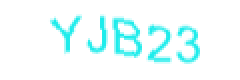
#> input picture WorkplaceAttendanceAnalytics/captchaIMG/captcha_img2.png, 120 x 40 px, found by its file name (shown 2 times larger)
$ python practice.py
#> lines starting #> are read from the running program, lines starting #| are printed output that depends on the picture; after the words box and inside, x2 and y2 are one past the last pixel; in counts of white or black regions, pixels touching at a corner belong together
### WorkplaceAttendanceAnalytics/utilities/get_text_from_image.py
import pytesseract
from PIL import Image


def extract_text(image_path):
    image = Image.open(image_path)

    # Use Tesseract OCR to extract text from the image
    text = pytesseract.image_to_string(image)
    return text

### WorkplaceAttendanceAnalytics/attendanceScript/practice.py
# import time
#
# from selenium.webdriver.common.by import By
#
# from pageobject.login_page import LoginPage
# from utilities import get_driver
#
# base_url = "https://app.keka.com/Account/Login"
# email = "schandra@msystechnologies.com"
# password = "SjcKekaCgs@999"
# driver = get_driver.get_web_driver()
# captchaIMG_path = "D:\\PythonProject\\AttendenceEntry\\captchaIMG"
#
# captcha_element_xpath = "//img[@id='imgCaptcha']"
#
# lp = LoginPage(driver)
# lp.setup(base_url)
# lp.enter_email(email)
# lp.click_on_submit_button()
# lp.click_on_keka_password_button()
# lp.enter_password(password)
# time.sleep(5)
# lp.click_on_login_button()
# lp.click_on_email()
# lp.click_on_login_submit_button()
#
# captcha_element = driver.find_element(By.XPATH, captcha_element_xpath)
# captcha_element.screenshot(captchaIMG_path+"\\captcha_img6.png")
#
#
# time.sleep(15)
#
#
# import pytesseract
# from PIL import Image, ImageFilter
#
#
# # Open the image file
# image_path = "D:\\Documents\\Captcha\\capcha.jpeg"
# image = Image.open(image_path)
#
# smooth_image = image.filter(ImageFilter.SMOOTH)
# smooth_image.save(image_path)
# resize = image.resize((100, 100))
# resize.save("D:\\PYTHON AUTOMATION PROJECT\\pythonProject\\AttendenceEntry\\captchaIMG\\captcha_img1.png")
#
# # Use Tesseract OCR to extract text from the image
# text = pytesseract.image_to_string(image)
#
# # Print the extracted text
# print(text)
#
#
# ## mail ##
# #
# import imaplib
# import email
# import re
#
# def get_otp(body):
#     # Define the pattern to search for OTP
#     pattern = r'OTP: (\d{6})'
#
#     # Search for the pattern in the body
#     match = re.search(pattern, body)
#
#     # Check if a match is found
#     if match:
#         # Extract the OTP from the match
#         otp = match.group(1)
#
#         # Print or do something with the extracted OTP
#         print("Extracted OTP:")
#         print(otp)
#     else:
#         print("No OTP found.")
#
# def get_email_body(msg):
#     if msg.is_multipart():
#         # Iterate over the email parts
#         for part in msg.walk():
#             # Check if the part is the text/plain part
#             if part.get_content_type() == 'text/plain':
#                 body = part.get_payload(decode=True).decode()
#                 print("Email Body:")
#                 print(body)
#                 break
#     else:
#         # The message is not multipart, so it's a simple text message
#         body = msg.get_payload(decode=True).decode()
#         print("Email Body:")
#         print(body)
#     get_otp(body)
#
#
# # Connect to the email server
# mail = imaplib.IMAP4_SSL('imap.gmail.com', 993)
#
#
# # Log in to the email account
# mail.login('schandra@msystechnologies.com', 'buvggujdibavldqz')
#
# # Select the mailbox/folder
# mail.select('INBOX')
#
# # Search for the email message
# result, data = mail.search(None, 'SUBJECT "Your One-Time Password (OTP) for Secure Login"')
# print(data)
#
# # Get the unique identifier (UID) of the email
# email_uid = data[0].split()[-1]
#
# # Fetch the email message
# result, message_data = mail.fetch(email_uid, '(RFC822)')
#
# # print(message_data[0])
# # print(len(message_data))
# # for i in message_data:
# #     print(i)
#
# # Process and display the email message
# for response_part in message_data:
#     if isinstance(response_part, tuple):
#         msg = email.message_from_bytes(response_part[1])
#         # sender = msg['From']
#         # subject = msg['Subject']
#         # date = msg['Date']
#         # print(msg)
#
#         body = get_email_body(msg)  # Implement this function to extract the email body
#         # attachments = get_email_attachments(msg)  # Implement this function to extract attachments
#
#         # Do something with the email details (e.g., print, save, etc.)
#
#
# response_part = message_data[0]
# msg = email.message_from_bytes(response_part[1])
# body = get_email_body(msg)
#
# # Close the connection
# mail.close()
# mail.logout()
#
#
# # extract text from image
#
# import pytesseract
# from PIL import Image, ImageEnhance
#
#
# # Preprocess the image
# def preprocess_image(image_path):
#     # Open the image using PIL
#     image = Image.open(image_path)
#
#     # Convert the image to grayscale
#     gray_image = image.convert("L")
#
#     # Enhance the image (optional)
#     enhanced_image = ImageEnhance.Contrast(gray_image).enhance(2.0)  # Adjust the enhancement factor as needed
#
#     return enhanced_image
#
#
# # Perform OCR on the preprocessed image
# def perform_ocr(image):
#     # Set the Tesseract path if it's not in your system PATH
#     pytesseract.pytesseract.tesseract_cmd = r"C:\Users\schandra\AppData\Local\Programs\Tesseract-OCR"
#
#     # Perform OCR using Tesseract
#     extracted_text = pytesseract.image_to_string(image, lang='eng', config='--psm 6')
#
#     return extracted_text
#
#
# # Specify the path to your image
# image_path = "D:\\PYTHON AUTOMATION PROJECT\\pythonProject\\AttendenceEntry\\captchaIMG\\captcha_img.png"
#
# # Preprocess the image
# preprocessed_image = preprocess_image(image_path)
#
# # Perform OCR on the preprocessed image
# extracted_text = perform_ocr(preprocessed_image)
#
# # Print the extracted text
# print(extracted_text)
#
#
#
# Image process for ocr
import time
import cv2
import numpy as np

folder_img = "D:\\PythonProject\\AttendenceEntry\\captchaIMG\\"
image_path = folder_img+"captcha_img2.png"
new_image_path = folder_img+"new_img.png"

image = cv2.imread(image_path)
#> image is the input picture: shape (40, 120, 3); mean B, G, R 253.3, 253.3, 235.4
# Define the new width and height for the resized image
new_width = 280
new_height = 100

# Rescale the image to the new size
resized_image = cv2.resize(image, (new_width, new_height))
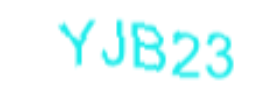
#> resized_image: shape (100, 280, 3); mean B, G, R 253.2, 253.3, 235.4

def process_image(image):
    # binarization
    gray_image = cv2.cvtColor(image, cv2.COLOR_BGR2GRAY)
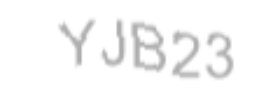
#> gray_image: shape (100, 280); min 174, max 255, mean 248
    thresh, im_bw = cv2.threshold(gray_image, 235, 345, cv2.THRESH_BINARY)
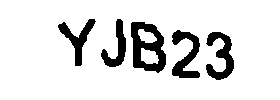
#> im_bw: shape (100, 280); 87.8% white; 5 black regions, box (x1, y1, x2, y2) and area: (131, 22, 166, 73) 1027, (172, 30, 200, 78) 679, (206, 32, 234, 80) 670, (58, 19, 96, 66) 559, (101, 19, 126, 67) 487

    # Noise removing
    kernel = np.ones((2, 1), np.uint8)
    image = cv2.dilate(im_bw, kernel, iterations=1)
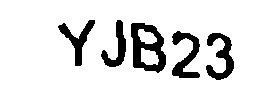
#> image: shape (100, 280); 88.7% white; 5 black regions, box (x1, y1, x2, y2) and area: (131, 23, 166, 73) 952, (172, 31, 200, 78) 612, (206, 33, 234, 80) 610, (58, 20, 95, 66) 521, (101, 20, 126, 67) 460
    kernel = np.ones((1, 2), np.uint8)
    image = cv2.erode(image, kernel, iterations=1)
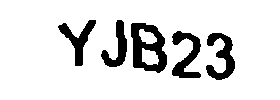
#> image: shape (100, 280); 87.6% white; 5 black regions, box (x1, y1, x2, y2) and area: (131, 23, 167, 73) 1035, (206, 33, 235, 80) 673, (172, 31, 201, 78) 666, (58, 20, 96, 66) 583, (101, 20, 127, 67) 517
    cv2.imwrite(new_image_path, image)

process_image(resized_image)

time.sleep(5)


from utilities import get_text_from_image

print(get_text_from_image.extract_text(new_image_path).strip())
#> (the call stopped at in extract_text, `text = pytesseract.image_to_string(image)`: pytesseract is not available in this run)

# keras ocr

# import keras_ocr
# import matplotlib.pyplot as plt
#
# pipeline = keras_ocr.pipeline.Pipeline()
#
# # image_path = r"D:\PythonProject\AttendenceEntry\captchaIMG\captcha_img1.png"
# images = [keras_ocr.tools.read(img) for img in [new_image_path]]
#
# prediction_groups = pipeline.recognize(images)
# print(prediction_groups)

$ run again, with WorkplaceAttendanceAnalytics/captchaIMG/captcha_img6.png copied over WorkplaceAttendanceAnalytics/captchaIMG/captcha_img2.png
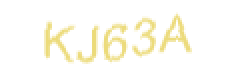
#> input picture WorkplaceAttendanceAnalytics/captchaIMG/captcha_img6.png, 120 x 40 px, found by its file name (shown 2 times larger)
#> image is the input picture: shape (40, 120, 3); mean B, G, R 243.1, 251.7, 253.3
#> in process_image, `thresh, im_bw = cv2.threshold(gray_image, 235, 345, cv2.THRESH_BINARY)`:
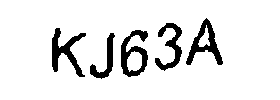
#> im_bw: shape (100, 280); 90.5% white; 5 black regions, box (x1, y1, x2, y2) and area: (52, 28, 86, 77) 614, (121, 30, 148, 77) 600, (186, 18, 223, 65) 595, (155, 23, 182, 71) 489, (90, 33, 115, 79) 369
#> in process_image, `image = cv2.erode(image, kernel, iterations=1)`:
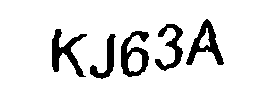
#> image: shape (100, 280); 90.1% white; 5 black regions, box (x1, y1, x2, y2) and area: (52, 29, 87, 77) 644, (186, 19, 224, 65) 630, (121, 31, 149, 77) 619, (155, 24, 183, 71) 491, (90, 34, 116, 79) 398
